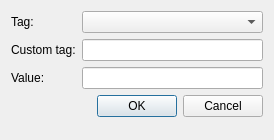
<?xml version="1.0" encoding="UTF-8"?>
<ui version="4.0">
 <class>TagChooserDialog</class>
 <widget class="QDialog" name="TagChooserDialog">
  <property name="geometry">
   <rect>
    <x>0</x>
    <y>0</y>
    <width>274</width>
    <height>140</height>
   </rect>
  </property>
  <property name="windowTitle">
   <string>Tag editor</string>
  </property>
  <property name="windowIcon">
   <iconset resource="resources.qrc">
    <normaloff>:/resources/appIcon.svg</normaloff>:/resources/appIcon.svg</iconset>
  </property>
  <property name="modal">
   <bool>true</bool>
  </property>
  <layout class="QFormLayout" name="formLayout">
   <item row="0" column="0">
    <widget class="QLabel" name="tagLabel">
     <property name="text">
      <string>Tag:</string>
     </property>
    </widget>
   </item>
   <item row="0" column="1">
    <widget class="QComboBox" name="tagComboBox"/>
   </item>
   <item row="3" column="0" colspan="2">
    <widget class="QDialogButtonBox" name="buttonBox">
     <property name="orientation">
      <enum>Qt::Horizontal</enum>
     </property>
     <property name="standardButtons">
      <set>QDialogButtonBox::Cancel|QDialogButtonBox::Ok</set>
     </property>
    </widget>
   </item>
   <item row="2" column="0">
    <widget class="QLabel" name="valueLabel">
     <property name="text">
      <string>Value:</string>
     </property>
    </widget>
   </item>
   <item row="2" column="1">
    <widget class="QLineEdit" name="valueEdit"/>
   </item>
   <item row="1" column="0">
    <widget class="QLabel" name="customTagLabel">
     <property name="text">
      <string>Custom tag:</string>
     </property>
    </widget>
   </item>
   <item row="1" column="1">
    <widget class="QLineEdit" name="customTagEdit"/>
   </item>
  </layout>
 </widget>
 <tabstops>
  <tabstop>tagComboBox</tabstop>
  <tabstop>customTagEdit</tabstop>
  <tabstop>valueEdit</tabstop>
 </tabstops>
 <resources>
  <include location="resources.qrc"/>
 </resources>
 <connections>
  <connection>
   <sender>buttonBox</sender>
   <signal>rejected()</signal>
   <receiver>TagChooserDialog</receiver>
   <slot>reject()</slot>
   <hints>
    <hint type="sourcelabel">
     <x>316</x>
     <y>260</y>
    </hint>
    <hint type="destinationlabel">
     <x>286</x>
     <y>274</y>
    </hint>
   </hints>
  </connection>
 </connections>
</ui>
